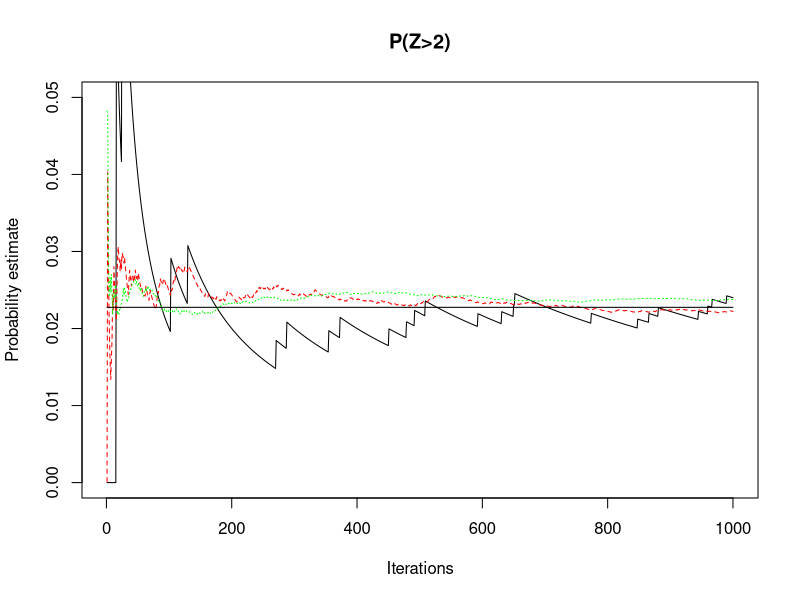

The R script that drew this image:
#ex5
#1. Importance sampling
#1a
impnorm <- function(n) {
  x <- y <- psi <- numeric(n)
  for(i in 1:n) {
    x[i] <- 2 / runif(1)
    psi[i] <- x[i]^2 * exp(-x[i]^2 / 2) / sqrt(8 * pi)
    y[i] <- mean(psi[1:i])
  }
  y
    
}



#1b
impnorm2 <- function(n) {
  x <- y <- psi <- numeric(n)
  for(i in 1:n) {
    x[i] <- 2 + rexp(1)
    psi[i] <- exp(-x[i]^2 / 2) / (sqrt(2 * pi) * exp(2 - x[i]))
    y[i] <- mean(psi[1:i])
  }
  y
  
}


n <- 1000
x <- impnorm(n)
y <- impnorm2(n)
z <- rnorm(n)
w <- numeric(n)
for(i in 1:n)
  w[i] <- sum(z[1:i] > 2) / i
u <- rep(pnorm(2, lower.tail = FALSE), n) # or: rep(1 - pnorm(2), n)
plot(w, xlab = "Iterations", ylab = "Probability estimate", main = "P(Z>2)",
     ylim = c(0, 0.05), type = "l")
lines(x, lty = 2, col = "red")
lines(y, lty = 3, col = "green")
lines(u)


#2
thetac <- function(n) {
  alpha <- exp(-1/2) / sqrt(2 * pi)
  beta <- c(-alpha, 0, alpha / 3, -alpha / 12)
  eu <- c(0, 1/3, 0, 1/5)
  ew <- 2 * sum(beta * eu)
  u <- runif(n, 0, 2)
  f <- exp(-u^2 / 2) / sqrt(2 * pi)
  z <- 0
  for(i in 1:n) {
    w <- 0
    for(k in 1:4)
      w <- w + beta[k] * (u[i] - 1)^k
    z <- z + (2 / n) * (f[i] - w)
  }
  theta <- 0.5 - z - ew
  theta
}


thetac(10000)
